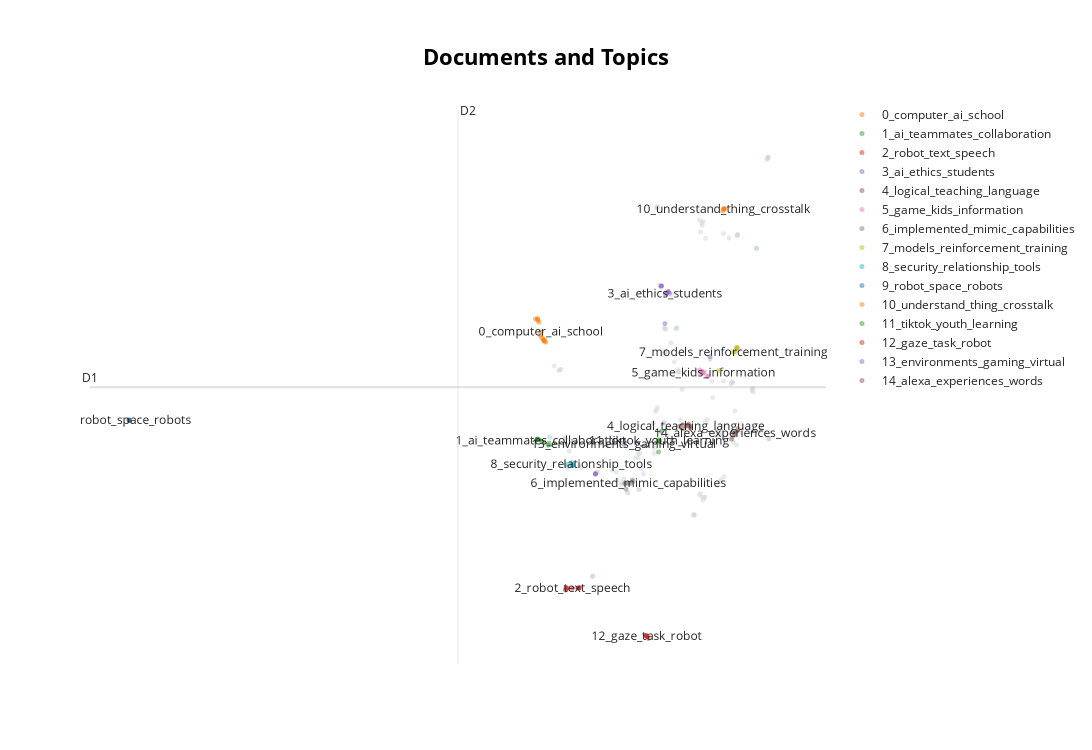

The notebook cell this image was saved under:
### Code cell
alt_topic_model.visualize_documents(docs_clo)
